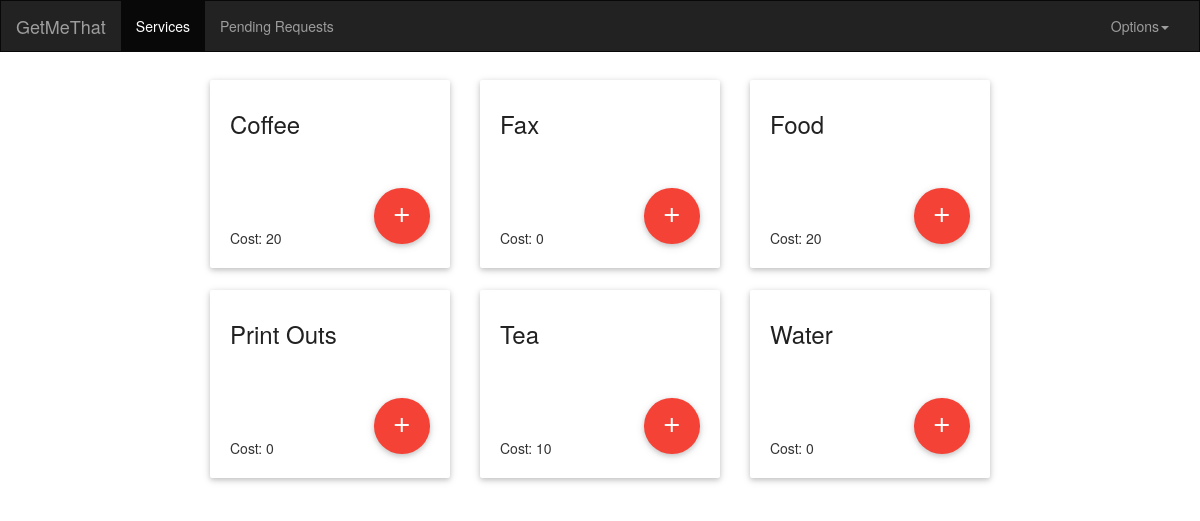
Page /services/ (signed in) on the committed database.
### errand/models.py (models this page shows, shortened)
class Service(models.Model):
	name = models.CharField(max_length=50)
	cost = models.IntegerField(default=0)

### errand/views.py (the view)
# urls.py: url(r'^services/$',services),
def services(request):
	if(not request.user.is_authenticated()):
		return redirect('/')
	user = request.user
	if(user.myuser.role.role != "Employee"):
		return redirect('/')
	services = Service.objects.all().order_by('name')
	return render(request, 'errand/service.html', {'services': services})

### errand/templates/errand/service.html (shortened to what this page needs)
<html>
<body>
	{% include 'errand/header.html' %}
	<div class="container">
		{% for s in services %}
		<div class="col-xs-12 col-sm-6 col-md-6 col-md-4">
			<div class="card" id="{{s.id}}">
			    <div class="card-content">
			    	<span class="card-title grey-text text-darken-4">
			    		{{s.name}}
			    	</span>
			    </div>
			    <div class="card-content">
				    <span class="activator grey-text text-darken-4">
				    	<a class="btn-floating btn-large waves-effect waves-light red right"><i class="material-icons">add</i></a>
				    </span>
			    </div>
			    <div class="card-content">
			    	<p>Cost: {{s.cost}}</p>
			    </div>
		    </div>
		</div>
	    {% endfor %}
	</div>
</body>
</html>

### errand/templates/errand/header.html (shortened to what this page needs)
{% load staticfiles %}
<head>
	<link rel="stylesheet" type="text/css" href="{% static 'errand/css/bootstrap.min.css' %}">
	<link rel="stylesheet" href="{% static 'errand/css/materialize.css' %}">
  <link rel="stylesheet" type="text/css" href="{% static 'errand/css/custom.css' %}">
</head>
<nav class="navbar navbar-default navbar-inverse">
  <div class="container-fluid">
    <div class="navbar-header">
      <a class="navbar-brand" href="/">GetMeThat</a>
    </div>
    <div class="collapse navbar-collapse" id="bs-example-navbar-collapse-1">
      <ul class="nav navbar-nav">
        {% if user.myuser.role.role == "Employee" %}
        <li id="home"><a href="/">Services</a></li>
        <li id="pend"><a href="pending" id="pending">Pending Requests</a></li>
        {% elif user.myuser.role.role == "Errand Boy" %}
        <li class="active"><a href="/" id="pending-jobs">Jobs</a></li>
        {% endif %}
      </ul>
      <ul class="nav navbar-nav navbar-right">
        <li class="dropdown">
          <a href="#" class="dropdown-toggle" data-toggle="dropdown" role="button" aria-haspopup="true" aria-expanded="false">Options<span class="caret"></span></a>
        </li>
      </ul>
    </div>
  </div>
</nav>

### errand/static/errand/css/custom.css (style rules this page uses)
.navbar { border-radius: 0px; }
.card { min-height: 150px; }

### rows in the picture
Service: name "Coffee", cost "20"
Service: name "Fax", cost "0"
Service: name "Food", cost "20"
Service: name "Print Outs", cost "0"
Service: name "Tea", cost "10"
Service: name "Water", cost "0"
